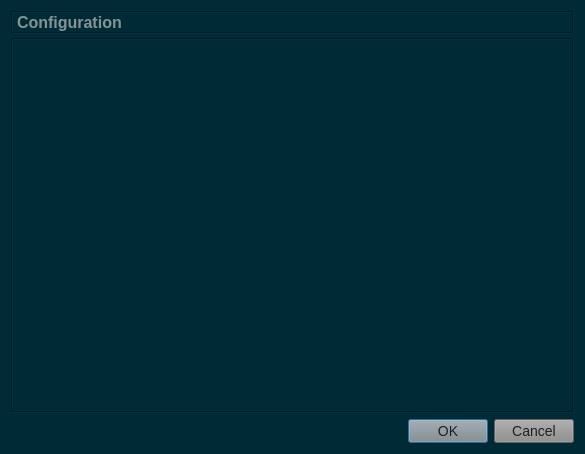
<?xml version="1.0" encoding="UTF-8"?>
<ui version="4.0">
 <class>configurationDialog</class>
 <widget class="QDialog" name="configurationDialog">
  <property name="geometry">
   <rect>
    <x>0</x>
    <y>0</y>
    <width>585</width>
    <height>454</height>
   </rect>
  </property>
  <property name="windowTitle">
   <string>Configuration</string>
  </property>
  <property name="styleSheet">
   <string notr="true">QWidget{
	background-color: #002b36;
}
QMenuBar::item{
	background-color: #002b36;
}
QDockWidget::title{
	background: #073642;
	padding-left: 5px;
}
QDockWidget, QMenuBar{
    color: #839496;
    font: bold 14px;
}
QTextEdit, QPlainTextEdit, QLineEdit, QSpinBox, QComboBox {
  background-color: #073642;
  font: 13px;
  color: #839496;
}
QTextEdit#uiConsoleTextEdit {
  background-color: #002b36;
  color: #839496;
  font: 13px;
}
QTabWidget {
	font: 14px;
	border-top: 2px;
}
QTabBar::tab {
    background: #073642;
    color: #839496;
    min-width: 8ex;
    padding: 2px;
	border-top-right-radius: 6px;
	border-top-left-radius: 6px;
}
QTabBar::tab:selected {
    background: #8a8a8a;
	color: #1d2021;
}
QGroupBox {
    color: #808080;
    font: 14px;
    padding: 15px;
    border-style: none;
}
QMainWindow::separator {
	background: #073642;
	width: 1px;
	height: 1px;
}
QComboBox {
	selection-background-color: #d75f00;
	selection-color: #1c1c1c;
}

QToolBar{
	background: #073642;
	border: 0px;
}
QPushButton {
	background-color: #8a8a8a;
    color: #1d2021;
	font: 14px;
}
QToolButton {
	background-color: #8a8a8a;
    color: #1d2021;
	font: 14px;
}
QTreeWidget, QListWidget {
	background-color: #002b36;
	color: #839496;
    alternate-background-color: #073642;
	font: 14px;
}
QTreeWidget#uiTreeWidget {
	background-color: #073642;
	color: #839496;
	font: bold 16px;
}
QTreeWidget::item:selected, QTreeWidget::item:hover, QMenu::item:selected,QToolButton::hover,QPushButton::hover,QTabBar::tab:hover {
	background-color: #d75f00;
	color: #1c1c1c;
}
QMenu {
	background-color: #002b36;
    color: #839496;
}
QLabel {
	color: #839496;
	font: 14px;
}
QLabel#uiTitleLabel {
	color: #839496;
	font: bold 16px;
}

QAbstractScrollArea::corner {
    background: #002b36;
}
QScrollBar::handle:horizontal {
    background: #073642;
    min-width: 20px;
}
QScrollBar::handle:vertical {
    background: #073642;
    min-width: 20px;
}
QScrollBar:vertical {
    width: 6px;
}
QScrollBar:horizontal {
    height: 6px;
}
QScrollBar::up-arrow:vertical, QScrollBar::down-arrow:vertical, QScrollBar::down-arrow:horizontal, QScrollBar::up-arrow:horizontal { 
	border: 0px;
    height: 0px; 
    width: 0px; 
}
         
QScrollBar::add-page:horizontal, QScrollBar::sub-page:horizontal, QScrollBar::add-page:vertical, QScrollBar::sub-page:vertical {
  background: none
}
QStatusBar {
	background-color: #073642;
	color: #839496;
}

QRadioButton, QCheckBox {
  color: #839496;
}
QRadioButton::disabled, QCheckBox::disabled {
  color: gray;
}


</string>
  </property>
  <property name="modal">
   <bool>true</bool>
  </property>
  <layout class="QGridLayout">
   <item row="0" column="0">
    <widget class="QSplitter" name="splitter">
     <property name="orientation">
      <enum>Qt::Horizontal</enum>
     </property>
     <widget class="QWidget" name="verticalLayout">
      <layout class="QVBoxLayout">
       <property name="spacing">
        <number>4</number>
       </property>
       <property name="margin">
        <number>0</number>
       </property>
       <item>
        <widget class="QLabel" name="uiTitleLabel">
         <property name="font">
          <font>
           <pointsize>-1</pointsize>
           <weight>75</weight>
           <italic>false</italic>
           <bold>true</bold>
          </font>
         </property>
         <property name="frameShape">
          <enum>QFrame::Box</enum>
         </property>
         <property name="frameShadow">
          <enum>QFrame::Sunken</enum>
         </property>
         <property name="text">
          <string>Configuration</string>
         </property>
         <property name="textFormat">
          <enum>Qt::PlainText</enum>
         </property>
        </widget>
       </item>
       <item>
        <widget class="QStackedWidget" name="uiConfigStackedWidget">
         <property name="sizePolicy">
          <sizepolicy hsizetype="Expanding" vsizetype="Expanding">
           <horstretch>0</horstretch>
           <verstretch>0</verstretch>
          </sizepolicy>
         </property>
         <property name="frameShape">
          <enum>QFrame::Box</enum>
         </property>
         <property name="frameShadow">
          <enum>QFrame::Sunken</enum>
         </property>
         <property name="currentIndex">
          <number>0</number>
         </property>
         <widget class="QWidget" name="uiEmptyPageWidget">
          <layout class="QVBoxLayout">
           <property name="spacing">
            <number>0</number>
           </property>
           <property name="leftMargin">
            <number>0</number>
           </property>
           <property name="topMargin">
            <number>4</number>
           </property>
           <property name="rightMargin">
            <number>0</number>
           </property>
           <property name="bottomMargin">
            <number>0</number>
           </property>
          </layout>
         </widget>
        </widget>
       </item>
      </layout>
     </widget>
    </widget>
   </item>
   <item row="1" column="0">
    <widget class="QDialogButtonBox" name="uiButtonBox">
     <property name="orientation">
      <enum>Qt::Horizontal</enum>
     </property>
     <property name="standardButtons">
      <set>QDialogButtonBox::Cancel|QDialogButtonBox::Ok</set>
     </property>
    </widget>
   </item>
  </layout>
 </widget>
 <resources>
  <include location="../../resources/resources.qrc"/>
 </resources>
 <connections/>
</ui>
